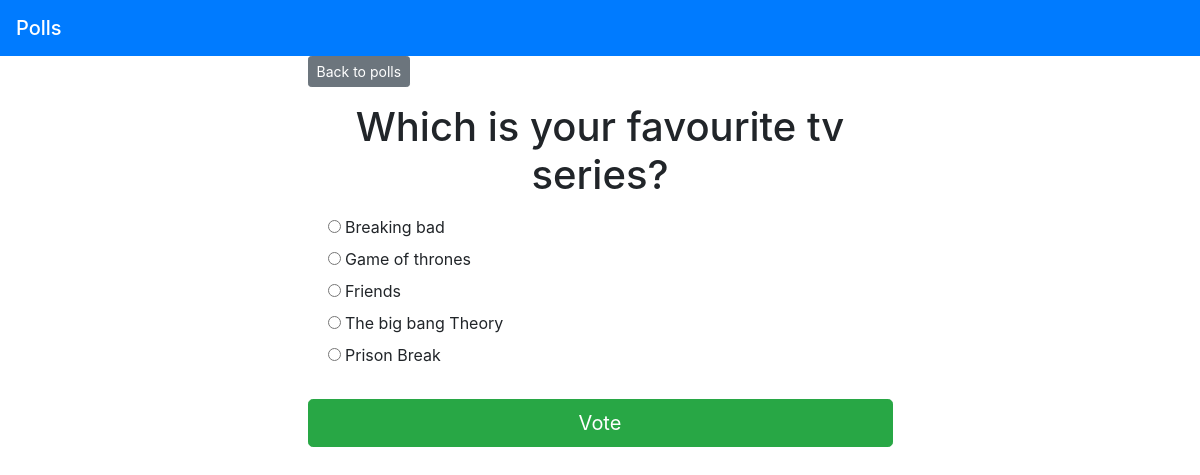
The page /polls/1/ on the database its author committed.
### polls/models.py (models this page shows, shortened)
class Questions(models.Model):
    ques_text=models.CharField(max_length=200)
    pub_date=models.DateTimeField('Date published')

class Choice(models.Model):
    question=models.ForeignKey(Questions,on_delete=models.CASCADE)
    choice_text=models.CharField(max_length=200)
    votes=models.IntegerField(default=0)

### polls/views.py (the view)
# urls.py: path('<int:ques_id>/',views.detail,name='detail'),
def detail(request,ques_id):
    try:
        question=Questions.objects.get(pk=ques_id)
    except Questions.DoesNotExist:
        raise Http404("Question does not exit")
    return render(request,'Polls/detail.html',{'question':question})

### templates/Polls/detail.html (shortened to what this page needs)
{% extends 'Base.html' %}
{% block content %}
<a class="btn btn-secondary btn-sm mb-3" href="{% url 'polls:index' %}" >
    Back to polls
</a>
<h1 class="text-center mb-3">{{ question.ques_text }}</h1>
<form action="{% url 'polls:vote' question.id %}" method="post">
    {% for choice in question.choice_set.all %}
        <div class="form-check">
            <input
                type="radio"
                name="choice"
                class="form-check_input"
                id="choice{{ forloop.counter }}"
                value="{{ choice.id }}"
            />
            <label for="choice{{ forloop.counter }}">{{ choice.choice_text }}</label>
        </div>
    {% endfor %}
    <input type="submit" value="Vote" class="btn btn-success
    btn-lg btn-block mt-4" />
</form>
{% endblock %}

### rows shown on the page
Questions: ques_text "Which is your favourite tv series?"
Choice: choice_text "Breaking bad"
Choice: choice_text "Game of thrones"
Choice: choice_text "Friends"
Choice: choice_text "The big bang Theory"
Choice: choice_text "Prison Break"
